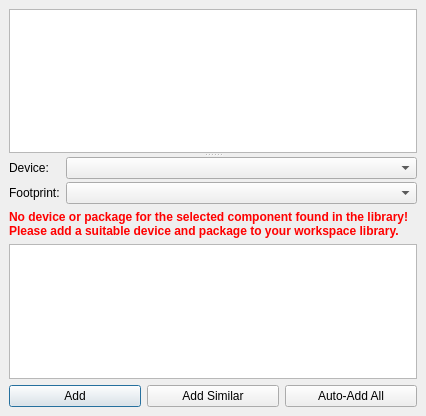
<?xml version="1.0" encoding="UTF-8"?>
<ui version="4.0">
 <class>librepcb::editor::UnplacedComponentsDock</class>
 <widget class="QDockWidget" name="librepcb::editor::UnplacedComponentsDock">
  <property name="geometry">
   <rect>
    <x>0</x>
    <y>0</y>
    <width>426</width>
    <height>416</height>
   </rect>
  </property>
  <property name="maximumSize">
   <size>
    <width>600</width>
    <height>524287</height>
   </size>
  </property>
  <property name="windowTitle">
   <string>Place Devices</string>
  </property>
  <widget class="QWidget" name="dockWidgetContents">
   <layout class="QVBoxLayout" name="verticalLayout_2">
    <item>
     <widget class="QSplitter" name="splitter">
      <property name="orientation">
       <enum>Qt::Vertical</enum>
      </property>
      <widget class="QListWidget" name="lstUnplacedComponents"/>
      <widget class="QWidget" name="layoutWidget">
       <layout class="QVBoxLayout" name="verticalLayout">
        <item>
         <layout class="QFormLayout" name="formLayout">
          <property name="fieldGrowthPolicy">
           <enum>QFormLayout::AllNonFixedFieldsGrow</enum>
          </property>
          <property name="verticalSpacing">
           <number>3</number>
          </property>
          <item row="0" column="0">
           <widget class="QLabel" name="label">
            <property name="text">
             <string>Device:</string>
            </property>
           </widget>
          </item>
          <item row="0" column="1">
           <widget class="QComboBox" name="cbxSelectedDevice"/>
          </item>
          <item row="1" column="0">
           <widget class="QLabel" name="label_2">
            <property name="text">
             <string>Footprint:</string>
            </property>
           </widget>
          </item>
          <item row="1" column="1">
           <widget class="QComboBox" name="cbxSelectedFootprint"/>
          </item>
         </layout>
        </item>
        <item>
         <widget class="QLabel" name="lblNoDeviceFound">
          <property name="sizePolicy">
           <sizepolicy hsizetype="Ignored" vsizetype="Preferred">
            <horstretch>0</horstretch>
            <verstretch>0</verstretch>
           </sizepolicy>
          </property>
          <property name="font">
           <font>
            <weight>75</weight>
            <bold>true</bold>
           </font>
          </property>
          <property name="styleSheet">
           <string notr="true">color: rgb(255, 0, 0);</string>
          </property>
          <property name="text">
           <string>No device or package for the selected component found in the library! Please add a suitable device and package to your workspace library.</string>
          </property>
          <property name="wordWrap">
           <bool>true</bool>
          </property>
         </widget>
        </item>
        <item>
         <widget class="librepcb::editor::GraphicsView" name="graphicsView">
          <property name="sizePolicy">
           <sizepolicy hsizetype="Ignored" vsizetype="Expanding">
            <horstretch>0</horstretch>
            <verstretch>0</verstretch>
           </sizepolicy>
          </property>
          <property name="verticalScrollBarPolicy">
           <enum>Qt::ScrollBarAlwaysOff</enum>
          </property>
          <property name="horizontalScrollBarPolicy">
           <enum>Qt::ScrollBarAlwaysOff</enum>
          </property>
         </widget>
        </item>
        <item>
         <layout class="QHBoxLayout" name="horizontalLayout">
          <item>
           <widget class="QPushButton" name="btnAdd">
            <property name="toolTip">
             <string>Add the selected device to the board.</string>
            </property>
            <property name="text">
             <string>Add</string>
            </property>
            <property name="default">
             <bool>true</bool>
            </property>
           </widget>
          </item>
          <item>
           <widget class="QPushButton" name="btnAddSimilar">
            <property name="toolTip">
             <string>Use the selected device for all identical components and add them to the board.</string>
            </property>
            <property name="text">
             <string>Add Similar</string>
            </property>
           </widget>
          </item>
          <item>
           <widget class="QPushButton" name="btnAddAll">
            <property name="toolTip">
             <string>Add all components to the board, using automatically determined devices.</string>
            </property>
            <property name="text">
             <string>Auto-Add All</string>
            </property>
           </widget>
          </item>
         </layout>
        </item>
       </layout>
      </widget>
     </widget>
    </item>
   </layout>
  </widget>
 </widget>
 <customwidgets>
  <customwidget>
   <class>librepcb::editor::GraphicsView</class>
   <extends>QGraphicsView</extends>
   <header location="global">librepcb/editor/widgets/graphicsview.h</header>
  </customwidget>
 </customwidgets>
 <resources/>
 <connections/>
</ui>
